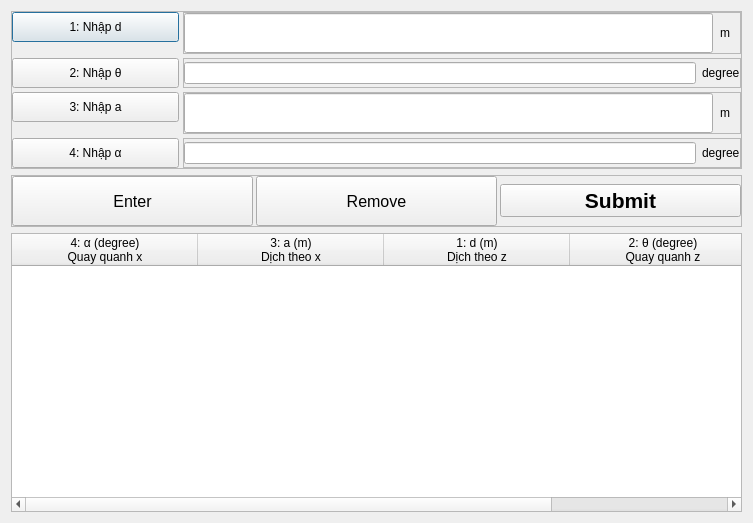
<?xml version="1.0" encoding="UTF-8"?>
<ui version="4.0">
 <class>Dialog_1</class>
 <widget class="QDialog" name="Dialog_1">
  <property name="geometry">
   <rect>
    <x>0</x>
    <y>0</y>
    <width>753</width>
    <height>523</height>
   </rect>
  </property>
  <property name="windowTitle">
   <string>DH_TABLE</string>
  </property>
  <property name="modal">
   <bool>true</bool>
  </property>
  <layout class="QVBoxLayout" name="verticalLayout">
   <item>
    <widget class="QFrame" name="frame_8">
     <property name="sizePolicy">
      <sizepolicy hsizetype="Minimum" vsizetype="Minimum">
       <horstretch>0</horstretch>
       <verstretch>0</verstretch>
      </sizepolicy>
     </property>
     <property name="frameShape">
      <enum>QFrame::StyledPanel</enum>
     </property>
     <property name="frameShadow">
      <enum>QFrame::Raised</enum>
     </property>
     <layout class="QFormLayout" name="formLayout">
      <property name="horizontalSpacing">
       <number>4</number>
      </property>
      <property name="verticalSpacing">
       <number>4</number>
      </property>
      <property name="leftMargin">
       <number>0</number>
      </property>
      <property name="topMargin">
       <number>0</number>
      </property>
      <property name="rightMargin">
       <number>0</number>
      </property>
      <property name="bottomMargin">
       <number>0</number>
      </property>
      <item row="0" column="0">
       <widget class="QPushButton" name="pushButton_Nhapd">
        <property name="minimumSize">
         <size>
          <width>167</width>
          <height>30</height>
         </size>
        </property>
        <property name="text">
         <string>1: Nhập d</string>
        </property>
       </widget>
      </item>
      <item row="0" column="1">
       <widget class="QFrame" name="frame_22">
        <property name="frameShape">
         <enum>QFrame::StyledPanel</enum>
        </property>
        <property name="frameShadow">
         <enum>QFrame::Raised</enum>
        </property>
        <layout class="QHBoxLayout" name="horizontalLayout_11">
         <property name="spacing">
          <number>7</number>
         </property>
         <property name="leftMargin">
          <number>0</number>
         </property>
         <property name="topMargin">
          <number>0</number>
         </property>
         <property name="rightMargin">
          <number>0</number>
         </property>
         <property name="bottomMargin">
          <number>0</number>
         </property>
         <item>
          <widget class="QLineEdit" name="lineEdit_4">
           <property name="minimumSize">
            <size>
             <width>0</width>
             <height>40</height>
            </size>
           </property>
           <property name="alignment">
            <set>Qt::AlignRight|Qt::AlignTrailing|Qt::AlignVCenter</set>
           </property>
           <property name="readOnly">
            <bool>true</bool>
           </property>
          </widget>
         </item>
         <item>
          <widget class="QLabel" name="label_4">
           <property name="minimumSize">
            <size>
             <width>20</width>
             <height>0</height>
            </size>
           </property>
           <property name="text">
            <string>m</string>
           </property>
          </widget>
         </item>
        </layout>
       </widget>
      </item>
      <item row="1" column="0">
       <widget class="QPushButton" name="pushButton_Theta">
        <property name="minimumSize">
         <size>
          <width>167</width>
          <height>30</height>
         </size>
        </property>
        <property name="maximumSize">
         <size>
          <width>16777215</width>
          <height>100</height>
         </size>
        </property>
        <property name="text">
         <string>2: Nhập θ</string>
        </property>
       </widget>
      </item>
      <item row="1" column="1">
       <widget class="QFrame" name="frame_5">
        <property name="frameShape">
         <enum>QFrame::StyledPanel</enum>
        </property>
        <property name="frameShadow">
         <enum>QFrame::Raised</enum>
        </property>
        <layout class="QHBoxLayout" name="horizontalLayout_2">
         <property name="leftMargin">
          <number>0</number>
         </property>
         <property name="topMargin">
          <number>0</number>
         </property>
         <property name="rightMargin">
          <number>0</number>
         </property>
         <property name="bottomMargin">
          <number>0</number>
         </property>
         <item>
          <widget class="QLineEdit" name="lineEdit_2">
           <property name="minimumSize">
            <size>
             <width>0</width>
             <height>0</height>
            </size>
           </property>
           <property name="alignment">
            <set>Qt::AlignRight|Qt::AlignTrailing|Qt::AlignVCenter</set>
           </property>
           <property name="readOnly">
            <bool>true</bool>
           </property>
          </widget>
         </item>
         <item>
          <widget class="QLabel" name="label">
           <property name="text">
            <string>degree</string>
           </property>
          </widget>
         </item>
        </layout>
       </widget>
      </item>
      <item row="2" column="0">
       <widget class="QPushButton" name="pushButton_Nhapa">
        <property name="minimumSize">
         <size>
          <width>167</width>
          <height>30</height>
         </size>
        </property>
        <property name="text">
         <string>3: Nhập a</string>
        </property>
       </widget>
      </item>
      <item row="2" column="1">
       <widget class="QFrame" name="frame_21">
        <property name="frameShape">
         <enum>QFrame::StyledPanel</enum>
        </property>
        <property name="frameShadow">
         <enum>QFrame::Raised</enum>
        </property>
        <layout class="QHBoxLayout" name="horizontalLayout_10">
         <property name="spacing">
          <number>7</number>
         </property>
         <property name="leftMargin">
          <number>0</number>
         </property>
         <property name="topMargin">
          <number>0</number>
         </property>
         <property name="rightMargin">
          <number>0</number>
         </property>
         <property name="bottomMargin">
          <number>0</number>
         </property>
         <item>
          <widget class="QLineEdit" name="lineEdit_3">
           <property name="minimumSize">
            <size>
             <width>0</width>
             <height>40</height>
            </size>
           </property>
           <property name="alignment">
            <set>Qt::AlignRight|Qt::AlignTrailing|Qt::AlignVCenter</set>
           </property>
           <property name="readOnly">
            <bool>true</bool>
           </property>
          </widget>
         </item>
         <item>
          <widget class="QLabel" name="label_2">
           <property name="minimumSize">
            <size>
             <width>20</width>
             <height>0</height>
            </size>
           </property>
           <property name="text">
            <string>m</string>
           </property>
          </widget>
         </item>
        </layout>
       </widget>
      </item>
      <item row="3" column="0">
       <widget class="QPushButton" name="pushButton_Alpha">
        <property name="minimumSize">
         <size>
          <width>167</width>
          <height>30</height>
         </size>
        </property>
        <property name="maximumSize">
         <size>
          <width>100</width>
          <height>100</height>
         </size>
        </property>
        <property name="sizeIncrement">
         <size>
          <width>0</width>
          <height>0</height>
         </size>
        </property>
        <property name="text">
         <string>4: Nhập α</string>
        </property>
       </widget>
      </item>
      <item row="3" column="1">
       <widget class="QFrame" name="frame_4">
        <property name="frameShape">
         <enum>QFrame::StyledPanel</enum>
        </property>
        <property name="frameShadow">
         <enum>QFrame::Raised</enum>
        </property>
        <layout class="QHBoxLayout" name="horizontalLayout">
         <property name="leftMargin">
          <number>0</number>
         </property>
         <property name="topMargin">
          <number>0</number>
         </property>
         <property name="rightMargin">
          <number>0</number>
         </property>
         <property name="bottomMargin">
          <number>0</number>
         </property>
         <item>
          <widget class="QLineEdit" name="lineEdit_1">
           <property name="minimumSize">
            <size>
             <width>0</width>
             <height>0</height>
            </size>
           </property>
           <property name="alignment">
            <set>Qt::AlignRight|Qt::AlignTrailing|Qt::AlignVCenter</set>
           </property>
           <property name="readOnly">
            <bool>true</bool>
           </property>
          </widget>
         </item>
         <item>
          <widget class="QLabel" name="label_3">
           <property name="text">
            <string>degree</string>
           </property>
          </widget>
         </item>
        </layout>
       </widget>
      </item>
     </layout>
    </widget>
   </item>
   <item>
    <widget class="QFrame" name="frame">
     <property name="frameShape">
      <enum>QFrame::StyledPanel</enum>
     </property>
     <property name="frameShadow">
      <enum>QFrame::Raised</enum>
     </property>
     <layout class="QHBoxLayout" name="horizontalLayout_3">
      <property name="spacing">
       <number>3</number>
      </property>
      <property name="leftMargin">
       <number>0</number>
      </property>
      <property name="topMargin">
       <number>0</number>
      </property>
      <property name="rightMargin">
       <number>0</number>
      </property>
      <property name="bottomMargin">
       <number>0</number>
      </property>
      <item>
       <widget class="QPushButton" name="pushButton_Save">
        <property name="sizePolicy">
         <sizepolicy hsizetype="Preferred" vsizetype="Fixed">
          <horstretch>0</horstretch>
          <verstretch>0</verstretch>
         </sizepolicy>
        </property>
        <property name="minimumSize">
         <size>
          <width>0</width>
          <height>50</height>
         </size>
        </property>
        <property name="font">
         <font>
          <pointsize>12</pointsize>
         </font>
        </property>
        <property name="text">
         <string>Enter</string>
        </property>
       </widget>
      </item>
      <item>
       <widget class="QPushButton" name="pushButton_Remove">
        <property name="minimumSize">
         <size>
          <width>0</width>
          <height>50</height>
         </size>
        </property>
        <property name="font">
         <font>
          <pointsize>12</pointsize>
         </font>
        </property>
        <property name="text">
         <string>Remove</string>
        </property>
       </widget>
      </item>
      <item>
       <widget class="QPushButton" name="submit_button">
        <property name="minimumSize">
         <size>
          <width>0</width>
          <height>0</height>
         </size>
        </property>
        <property name="font">
         <font>
          <pointsize>16</pointsize>
          <weight>75</weight>
          <italic>false</italic>
          <bold>true</bold>
          <kerning>true</kerning>
         </font>
        </property>
        <property name="text">
         <string>Submit</string>
        </property>
       </widget>
      </item>
     </layout>
    </widget>
   </item>
   <item>
    <widget class="QTableWidget" name="tableWidget">
     <property name="minimumSize">
      <size>
       <width>0</width>
       <height>20</height>
      </size>
     </property>
     <attribute name="horizontalHeaderDefaultSectionSize">
      <number>186</number>
     </attribute>
     <column>
      <property name="text">
       <string>4: α (degree)
Quay quanh x</string>
      </property>
     </column>
     <column>
      <property name="text">
       <string>3: a (m)
Dịch theo x</string>
      </property>
     </column>
     <column>
      <property name="text">
       <string>1: d (m)
Dịch theo z</string>
      </property>
     </column>
     <column>
      <property name="text">
       <string>2: θ (degree)
Quay quanh z</string>
      </property>
     </column>
    </widget>
   </item>
  </layout>
 </widget>
 <resources/>
 <connections/>
</ui>
